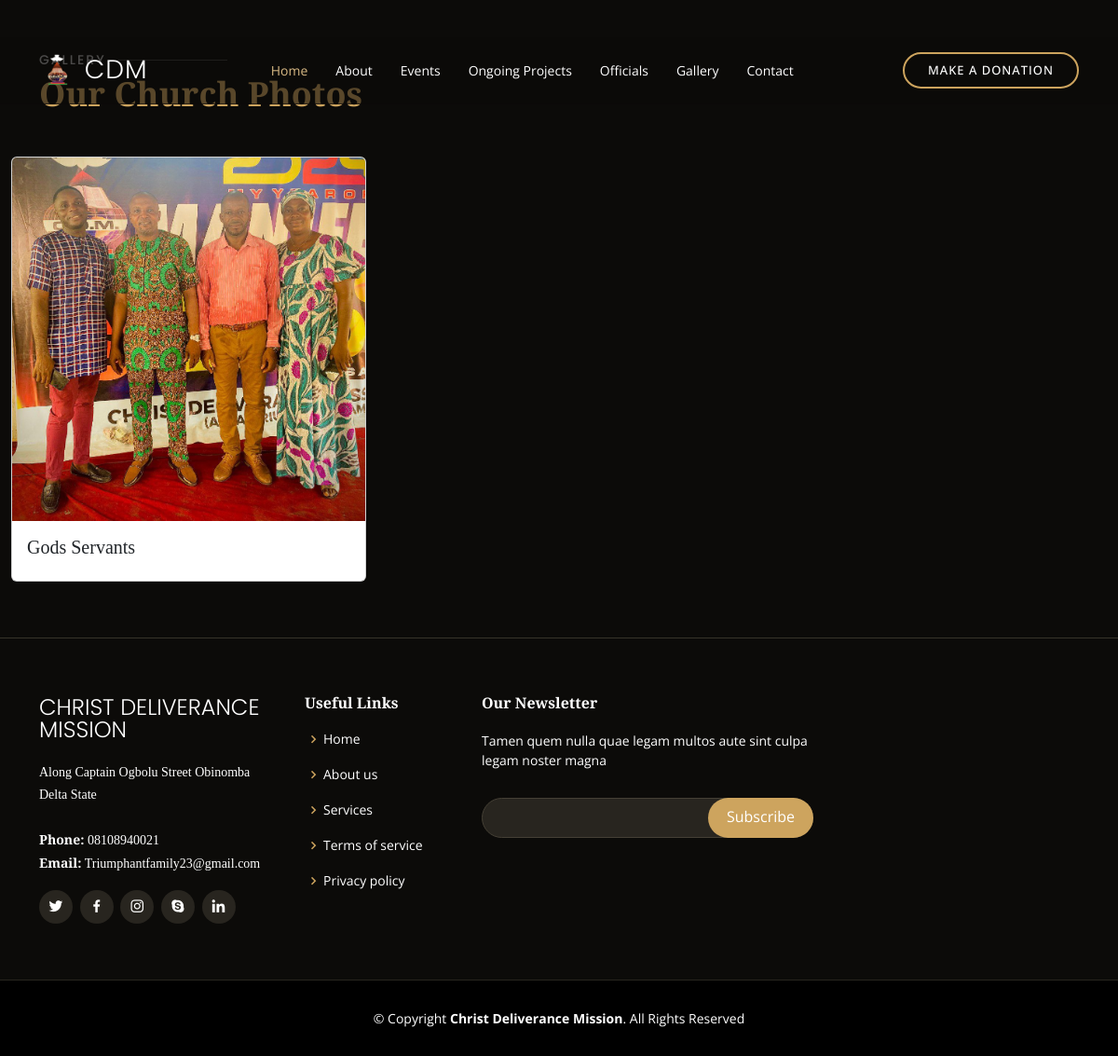
Page /gallery/ on the committed database.
### gallery/models.py (models this page shows, shortened)
class Gallery(models.Model):
    name = models.CharField(max_length=100)
    photo = models.ImageField(upload_to='gallery_photos')

### core/views.py (the view)
# urls.py: path('gallery/', gallery, name='gallery'),
def gallery(request):
    gallerys = Gallery.objects.all()
    return render(request, 'core/gallery.html', {'gallerys': gallerys})

### core/templates/core/gallery.html (shortened to what this page needs)
<!DOCTYPE html>
<html lang="en">
{% load static %}
<head>
  <link href="{% static 'assets/vendor/animate.css/animate.min.css' %}" rel="stylesheet">
  <link href="{% static 'assets/vendor/aos/aos.css' %}" rel="stylesheet">
  <link href="{% static 'assets/vendor/bootstrap/css/bootstrap.min.css' %}" rel="stylesheet">
  <link href="{% static 'assets/vendor/bootstrap-icons/bootstrap-icons.css' %}" rel="stylesheet">
  <link href="{% static 'assets/vendor/boxicons/css/boxicons.min.css' %}" rel="stylesheet">
  <link href="{% static 'assets/vendor/glightbox/css/glightbox.min.css' %}" rel="stylesheet">
  <link href="{% static 'assets/vendor/swiper/swiper-bundle.min.css' %}" rel="stylesheet">
  <link href="{% static 'assets/css/style.css' %}" rel="stylesheet">
</head>
<body>
  <header id="header" class="fixed-top d-flex align-items-cente">
    <div class="container-fluid container-xl d-flex align-items-center justify-content-lg-between">
      <h1 class="logo me-auto me-lg-0"><a href="index.html" class="logo me-auto me-lg-0"><img src="{% static 'assets/img/fav.png' %}" alt="" class="img-fluid"></a> <span>CDM</span></h1>
      <nav id="navbar" class="navbar order-last order-lg-0">
        <ul>
          <li><a class="nav-link scrollto active" href="{% url 'index' %}">Home</a></li>
          <li><a class="nav-link scrollto" href="{% url 'about' %}">About</a></li>
          <li><a class="nav-link scrollto" href="{% url 'event' %}">Events</a></li>
          <li><a class="nav-link scrollto" href="{% url 'project' %}">Ongoing Projects</a></li>
          <li><a class="nav-link scrollto" href="{% url 'official' %}">Officials</a></li>
          <li><a class="nav-link scrollto" href="{% url 'gallery' %}">Gallery</a></li>
          <li><a class="nav-link scrollto" href="{% url 'contact' %}">Contact</a></li>
        </ul>
      </nav>
      <a href="#book-a-table" class="book-a-table-btn scrollto d-none d-lg-flex">Make a Donation</a>
    </div>
  </header>
<section id="gallery" class="gallery">
  <div class="container" data-aos="fade-up">
    <div class="section-title">
      <h2>Gallery</h2>
      <p>Our Church Photos</p>
    </div>
  </div>
  <div class="container-fluid" data-aos="fade-up" data-aos-delay="100">
    <div class="row row-cols-1 row-cols-md-3 g-3">
      {% for gallery in gallerys %}
      <div class="col">
        <div class="card h-100">
          <a href="{{ gallery.photo.url }}" class="gallery-lightbox" data-gall="gallery-item">
            <img src="{{ gallery.photo.url }}" alt="{{ gallery.name }}" class="card-img-top img-fluid">
          </a>
          <div class="card-body">
            <h5 class="card-title">{{ gallery.name }}</h5>
          </div>
        </div>
      </div>
      {% endfor %}
    </div>
  </div>
</section>
 <footer id="footer">
  <div class="footer-top">
    <div class="container">
      <div class="row">
        <div class="col-lg-3 col-md-6">
          <div class="footer-info">
            <h3>Christ Deliverance Mission</h3>
            <p>
              Along Captain Ogbolu Street Obinomba <br>
              Delta State<br><br>
              <strong>Phone:</strong> 08108940021<br>
              <strong>Email:</strong> Triumphantfamily23@gmail.com<br>
            </p>
            <div class="social-links mt-3">
              <a href="#" class="twitter"><i class="bx bxl-twitter"></i></a>
              <a href="#" class="facebook"><i class="bx bxl-facebook"></i></a>
              <a href="#" class="instagram"><i class="bx bxl-instagram"></i></a>
              <a href="#" class="google-plus"><i class="bx bxl-skype"></i></a>
              <a href="#" class="linkedin"><i class="bx bxl-linkedin"></i></a>
            </div>
          </div>
        </div>
        <div class="col-lg-2 col-md-6 footer-links">
          <h4>Useful Links</h4>
          <ul>
            <li><i class="bx bx-chevron-right"></i> <a href="#">Home</a></li>
            <li><i class="bx bx-chevron-right"></i> <a href="#">About us</a></li>
            <li><i class="bx bx-chevron-right"></i> <a href="#">Services</a></li>
            <li><i class="bx bx-chevron-right"></i> <a href="#">Terms of service</a></li>
            <li><i class="bx bx-chevron-right"></i> <a href="#">Privacy policy</a></li>
          </ul>
        </div>
        <div class="col-lg-4 col-md-6 footer-newsletter">
          <h4>Our Newsletter</h4>
          <p>Tamen quem nulla quae legam multos aute sint culpa legam noster magna</p>
          <form action="" method="post">
            <input type="email" name="email"><input type="submit" value="Subscribe">
          </form>
        </div>
      </div>
    </div>
  </div>
  <div class="container">
    <div class="copyright">
      &copy; Copyright <strong><span>Christ Deliverance Mission</span></strong>. All Rights Reserved
    </div>
  </div>
</footer>
</body>
</html>

### static/assets/css/style.css (style rules this page uses)
body { font-family: "Open Sans", sans-serif; background: #0c0b09; color: #fff; }
a { color: #cda45e; text-decoration: none; }
h1, h2, h3, h4, h5, h6 { font-family: "Playfair Display", serif; }
#header { background: rgba(12, 11, 9, 0.6); border-bottom: 1px solid rgba(12, 11, 9, 0.6); transition: all 0.5s; z-index: 997; padding: 15px 0; top: 40px; }
#header .logo { font-size: 28px; margin: 0; padding: 0; line-height: 1; font-weight: 300; letter-spacing: 1px; text-transform: uppercase; font-family: "Poppins", sans-serif; }
#header .logo a { color: #fff; }
#header .logo img { max-height: 40px; }
.book-a-table-btn { margin: 0 0 0 15px; border: 2px solid #cda45e; color: #fff; border-radius: 50px; padding: 8px 25px; text-transform: uppercase; font-size: 13px; font-weight: 500; letter-spacing: 1px; transition: 0.3s; }
.navbar { padding: 0; }
.navbar ul { margin: 0; padding: 0; display: flex; list-style: none; align-items: center; }
.navbar li { position: relative; }
.navbar a, .navbar a:focus { display: flex; align-items: center; justify-content: space-between; padding: 10px 0 10px 30px; color: #fff; white-space: nowrap; transition: 0.3s; font-size: 14px; }
.navbar a:hover, .navbar .active, .navbar .active:focus, .navbar li:hover>a { color: #d9ba85; }
section { padding: 60px 0; overflow: hidden; }
.section-title { padding-bottom: 40px; }
.section-title h2 { font-size: 14px; font-weight: 500; padding: 0; line-height: 1px; margin: 0 0 5px 0; letter-spacing: 2px; text-transform: uppercase; color: #aaaaaa; font-family: "Poppins", sans-serif; }
.section-title h2::after { content: ""; width: 120px; height: 1px; display: inline-block; background: rgba(255, 255, 255, 0.2); margin: 4px 10px; }
.section-title p { margin: 0; margin: 0; font-size: 36px; font-weight: 700; font-family: "Playfair Display", serif; color: #cda45e; }
#footer { background: black; padding: 0 0 30px 0; color: #fff; font-size: 14px; }
#footer .footer-top { background: #0c0b09; border-top: 1px solid #37332a; border-bottom: 1px solid #28251f; padding: 60px 0 30px 0; }
#footer .footer-top .footer-info { margin-bottom: 30px; }
#footer .footer-top .footer-info h3 { font-size: 24px; margin: 0 0 20px 0; padding: 2px 0 2px 0; line-height: 1; font-weight: 300; text-transform: uppercase; font-family: "Poppins", sans-serif; }
#footer .footer-top .footer-info p { font-size: 14px; line-height: 24px; margin-bottom: 0; font-family: "Playfair Display", serif; color: #fff; }
#footer .footer-top .social-links a { font-size: 18px; display: inline-block; background: #28251f; color: #fff; line-height: 1; padding: 8px 0; margin-right: 4px; border-radius: 50%; text-align: center; width: 36px; height: 36px; transition: 0.3s; }
#footer .footer-top h4 { font-size: 16px; font-weight: 600; color: #fff; position: relative; padding-bottom: 12px; }
#footer .footer-top .footer-links { margin-bottom: 30px; }
#footer .footer-top .footer-links ul { list-style: none; padding: 0; margin: 0; }
#footer .footer-top .footer-links ul i { padding-right: 2px; color: #cda45e; font-size: 18px; line-height: 1; }
#footer .footer-top .footer-links ul li { padding: 10px 0; display: flex; align-items: center; }
#footer .footer-top .footer-links ul li:first-child { padding-top: 0; }
#footer .footer-top .footer-links ul a { color: #fff; transition: 0.3s; display: inline-block; line-height: 1; }
#footer .footer-top .footer-newsletter form { margin-top: 30px; background: #28251f; padding: 6px 10px; position: relative; border-radius: 50px; border: 1px solid #454035; }
#footer .footer-top .footer-newsletter form input[type=email] { border: 0; padding: 4px; width: calc(100% - 110px); background: #28251f; color: white; }
#footer .footer-top .footer-newsletter form input[type=submit] { position: absolute; top: -1px; right: -1px; bottom: -1px; border: 0; background: none; font-size: 16px; padding: 0 20px 2px 20px; background: #cda45e; color: #fff; transition: 0.3s; border-radius: 50px; }
#footer .copyright { text-align: center; padding-top: 30px; }

### rows in the picture
Gallery: photo (picture), name "Gods Servants"
